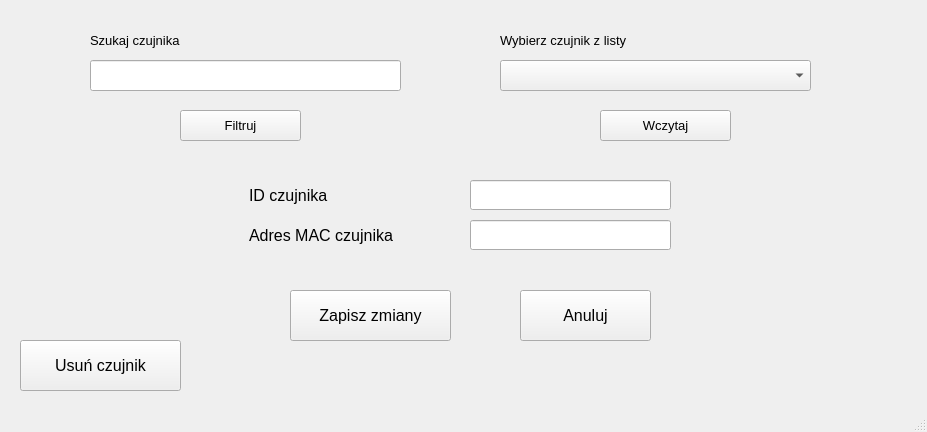
<?xml version="1.0" encoding="UTF-8"?>
<ui version="4.0">
 <class>MainWindow</class>
 <widget class="QMainWindow" name="MainWindow">
  <property name="geometry">
   <rect>
    <x>0</x>
    <y>0</y>
    <width>927</width>
    <height>432</height>
   </rect>
  </property>
  <property name="windowTitle">
   <string>MainWindow</string>
  </property>
  <widget class="QWidget" name="centralwidget">
   <widget class="QPushButton" name="pushButtonSaveChanges">
    <property name="geometry">
     <rect>
      <x>290</x>
      <y>290</y>
      <width>161</width>
      <height>51</height>
     </rect>
    </property>
    <property name="font">
     <font>
      <pointsize>12</pointsize>
     </font>
    </property>
    <property name="text">
     <string>Zapisz zmiany</string>
    </property>
   </widget>
   <widget class="QPushButton" name="pushButtonAbort">
    <property name="geometry">
     <rect>
      <x>520</x>
      <y>290</y>
      <width>131</width>
      <height>51</height>
     </rect>
    </property>
    <property name="font">
     <font>
      <pointsize>12</pointsize>
     </font>
    </property>
    <property name="text">
     <string>Anuluj</string>
    </property>
   </widget>
   <widget class="QLineEdit" name="idLineEdit">
    <property name="geometry">
     <rect>
      <x>470</x>
      <y>180</y>
      <width>201</width>
      <height>30</height>
     </rect>
    </property>
    <property name="font">
     <font>
      <pointsize>12</pointsize>
     </font>
    </property>
   </widget>
   <widget class="QLineEdit" name="macLineEdit">
    <property name="geometry">
     <rect>
      <x>470</x>
      <y>220</y>
      <width>201</width>
      <height>30</height>
     </rect>
    </property>
    <property name="font">
     <font>
      <pointsize>12</pointsize>
     </font>
    </property>
   </widget>
   <widget class="QLabel" name="nameLabel">
    <property name="geometry">
     <rect>
      <x>249</x>
      <y>180</y>
      <width>191</width>
      <height>31</height>
     </rect>
    </property>
    <property name="font">
     <font>
      <pointsize>12</pointsize>
     </font>
    </property>
    <property name="text">
     <string>ID czujnika</string>
    </property>
   </widget>
   <widget class="QLabel" name="surnameLabel">
    <property name="geometry">
     <rect>
      <x>249</x>
      <y>220</y>
      <width>191</width>
      <height>31</height>
     </rect>
    </property>
    <property name="font">
     <font>
      <pointsize>12</pointsize>
     </font>
    </property>
    <property name="text">
     <string>Adres MAC czujnika</string>
    </property>
   </widget>
   <widget class="QComboBox" name="chooseToEditComboBox">
    <property name="geometry">
     <rect>
      <x>500</x>
      <y>60</y>
      <width>311</width>
      <height>31</height>
     </rect>
    </property>
    <property name="font">
     <font>
      <pointsize>12</pointsize>
     </font>
    </property>
   </widget>
   <widget class="QLabel" name="choosePatientLabel">
    <property name="geometry">
     <rect>
      <x>500</x>
      <y>30</y>
      <width>191</width>
      <height>21</height>
     </rect>
    </property>
    <property name="font">
     <font>
      <pointsize>10</pointsize>
     </font>
    </property>
    <property name="text">
     <string>Wybierz czujnik z listy</string>
    </property>
   </widget>
   <widget class="QLineEdit" name="filterToEditLineEdit">
    <property name="geometry">
     <rect>
      <x>90</x>
      <y>60</y>
      <width>311</width>
      <height>31</height>
     </rect>
    </property>
   </widget>
   <widget class="QLabel" name="seekPatientLabel">
    <property name="geometry">
     <rect>
      <x>90</x>
      <y>30</y>
      <width>131</width>
      <height>21</height>
     </rect>
    </property>
    <property name="font">
     <font>
      <pointsize>10</pointsize>
     </font>
    </property>
    <property name="text">
     <string>Szukaj czujnika</string>
    </property>
   </widget>
   <widget class="QPushButton" name="pushButtonFilter">
    <property name="geometry">
     <rect>
      <x>180</x>
      <y>110</y>
      <width>121</width>
      <height>31</height>
     </rect>
    </property>
    <property name="font">
     <font>
      <pointsize>10</pointsize>
     </font>
    </property>
    <property name="text">
     <string>Filtruj</string>
    </property>
   </widget>
   <widget class="QPushButton" name="pushButtonLoad">
    <property name="geometry">
     <rect>
      <x>600</x>
      <y>110</y>
      <width>131</width>
      <height>31</height>
     </rect>
    </property>
    <property name="font">
     <font>
      <pointsize>10</pointsize>
     </font>
    </property>
    <property name="text">
     <string>Wczytaj</string>
    </property>
   </widget>
   <widget class="QPushButton" name="pushButtonDelete">
    <property name="geometry">
     <rect>
      <x>20</x>
      <y>340</y>
      <width>161</width>
      <height>51</height>
     </rect>
    </property>
    <property name="font">
     <font>
      <pointsize>12</pointsize>
     </font>
    </property>
    <property name="text">
     <string>Usuń czujnik</string>
    </property>
   </widget>
   <zorder>pushButtonSaveChanges</zorder>
   <zorder>pushButtonAbort</zorder>
   <zorder>idLineEdit</zorder>
   <zorder>nameLabel</zorder>
   <zorder>surnameLabel</zorder>
   <zorder>macLineEdit</zorder>
   <zorder>chooseToEditComboBox</zorder>
   <zorder>choosePatientLabel</zorder>
   <zorder>filterToEditLineEdit</zorder>
   <zorder>seekPatientLabel</zorder>
   <zorder>pushButtonFilter</zorder>
   <zorder>pushButtonLoad</zorder>
   <zorder>pushButtonDelete</zorder>
  </widget>
  <widget class="QMenuBar" name="menubar">
   <property name="geometry">
    <rect>
     <x>0</x>
     <y>0</y>
     <width>927</width>
     <height>21</height>
    </rect>
   </property>
  </widget>
  <widget class="QStatusBar" name="statusbar"/>
 </widget>
 <tabstops>
  <tabstop>idLineEdit</tabstop>
  <tabstop>macLineEdit</tabstop>
  <tabstop>pushButtonSaveChanges</tabstop>
  <tabstop>pushButtonAbort</tabstop>
 </tabstops>
 <resources/>
 <connections/>
</ui>
